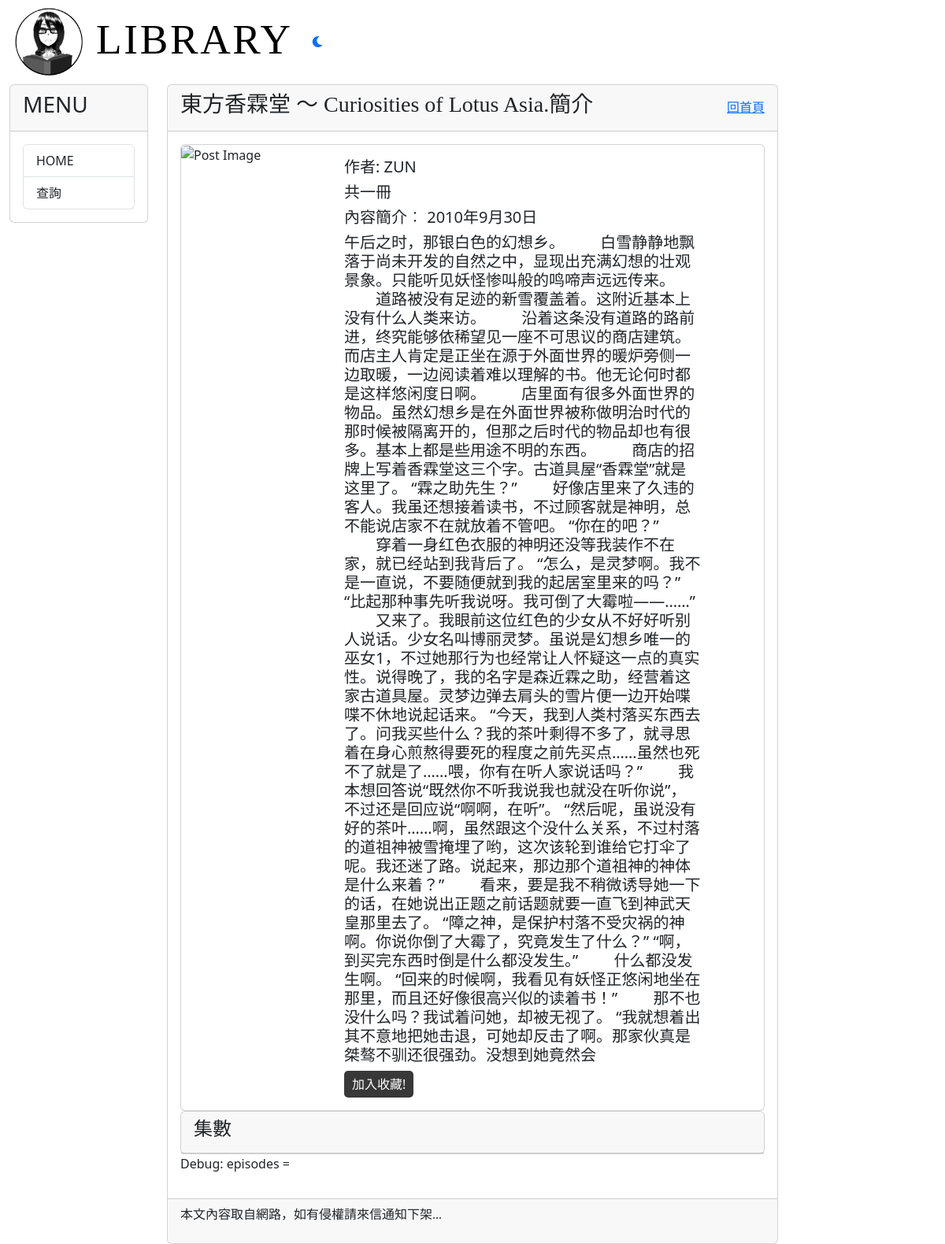
/intro/book2/, run on the app's committed database.
### mysite/models.py (models this page shows, shortened)
class Post(models.Model): #簡介用
    GENRE_CHOICES = (
        ('Literature', '文學'),
        ('Light Novel', '輕小說'),
        ('History', '歷史'),
        ('Biography', '自傳'),
        ('Philosophy', '哲學'),
    )
    title = models.CharField(max_length = 200)
    genre = models.CharField(max_length=20, choices=GENRE_CHOICES, default = '類型?')
    author = models.CharField(max_length = 200, default = 'who?')
    slug = models.CharField(max_length = 200)
    chapter = models.CharField(max_length = 200, default='有幾本?')
    body = models.TextField(max_length = 100000)
    pub_date = models.CharField(max_length = 200)
    image_url = models.URLField(blank=True, null=True)
    class Meta:
        ordering = ('-pub_date', )

### mysite/views.py (the view)
# urls.py: path('intro/<slug:slug>/', mv.showintro, name="showintro"),
def showintro(request, slug):
    try:
        post = Post.objects.get(slug=slug)
        if post is not None:  # 使用 is not None 替代 !=
            return render(request, 'intro.html', {'post': post})  # 传递单个 post 变量
        else:
            return redirect("/")
    except:
        return redirect("/")

### mysite/cxt_processor.py (called while the page is built)
def theme(request):
    if 'is_dark_theme' in request.session:
        is_dark_theme = request.session.get('is_dark_theme')
        return{'is_dark_theme': is_dark_theme}
    return {'is_dark_theme':False}

### templates/intro.html (shortened to what this page needs)
{% extends "base2.html" %}
{% block headmessage %}
<div style='display: flex; justify-content: space-between; align-items: center;'>
    <h3 style='font-family: 微軟正黑體;'>{{ post.title }}簡介</h3>
    <a style='font-family: 微軟正黑體;' href='/'>回首頁</a>
</div>
{% endblock headmessage %}
{% block content %}
<div class="card">
    <div class="row no-gutters">
        <div class="col-md-3">
            <img src="{{ post.image_url }}" alt="Post Image" class="card-img">
        </div>
        <div class="col-md-8">
            <div class="card-body">
                <h5 class="card-text">作者: {{ post.author }}</h5>
                <h5 class="card-text">{{ post.chapter }}</h5>
                <h5 class="card-text">內容簡介︰ {{ post.pub_date }}</h5>
                <h5 class="card-text">{{ post.body }}</h5>
                <a href="javascript:void(0);" class="btn btn-primary" onclick="addToMyList('{{ post.title }}')">加入收藏!</a>
            </div>
        </div>
    </div>
</div>
<div class="card">
    <div class="card-header"><h4 style='font-family:微軟正黑體;'>集數</h4></div>
</div>
<p>Debug: episodes = {{ episodes }}</p>
{% endblock content %}

### data on the page
Post: title "東方香霖堂 ～ Curiosities of Lotus Asia.", author "ZUN", chapter "共一冊", pub_date "2010年9月30日", body "午后之时，那银白色的幻想乡。 白雪静静地飘落于尚未开发的自然之中，显现出充满幻想的壮观景象。只能听见妖怪惨叫般的鸣啼声远远传来。 道路被没有足迹的新雪覆盖着。这附近基本上没有什么人类来访。 沿着这条没有道路的路前进，终究能够依稀望见一座不可思议的商店建筑。而店主人肯定是正坐在源于外面世界的暖炉旁侧一边取暖，一边阅读着难以理解的书。他无论何时都是这样悠闲度日啊。 店里面有很多外面世界的物品。虽然幻想乡是在外面世界被称做明治时代的那时候被隔离开的，但那之后时代的物品却也有很多。基本上都是些用途不明的东西。 商店的招牌上写着香霖堂这三个字。古道具屋“香霖堂”就是这里了。 “霖之助先生？” 好像店里来了久违的客人。我虽还想接着读书，不过顾客就是神明，总不能说店家不在就放着不管吧。 “你在的吧？” 穿着一身红色衣服的神明还没等我装作不在家，就已经站到我背后了。 “怎么，是灵梦啊。我不是一直说，不要随便就到我的起居室里来的吗？” “比起那种事先听我说呀。我可倒了大霉啦——……” 又来了。我眼前这位红色的少女从不好好听别人说话。少女名叫博丽灵梦。虽说是幻想乡唯一的巫女1，不过她那行为也经常让人怀疑这一点的真实性。说得晚了，我的名字是森近霖之助，经营着这家古道具屋。灵梦边弹去肩头的雪片便一边开始喋喋不休地说起话来。 “今天，我到人类村落买东西去了。问我买些什么？我的茶叶剩得不多了，就寻思着在身心煎熬得要死的程度之前先买点……虽然也死不了就是了……喂，你有在听人家说话吗？” 我本想回答说“既然你不听我说我也就没在听你说”，不过还是回应说“啊啊，在听”。…"
